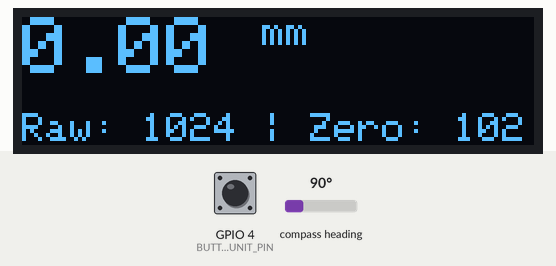
A program run on a simulated ESP32. On the bench: 128×32 one-colour display. Wiring (inferred from the names in the program): AS5600 angle sensor at I2C address 0x36. Inputs (shaded band) come from the test bench; at power-on: GPIO 4 (BUTTON_UNIT_PIN) HIGH, compass heading 90°. What the program prints to the serial monitor is not drawn.

Above: at 2.9 s.
3.0 s: GPIO 4 (BUTTON_UNIT_PIN) pulled LOW for 0.15 s
At 4.2 s:
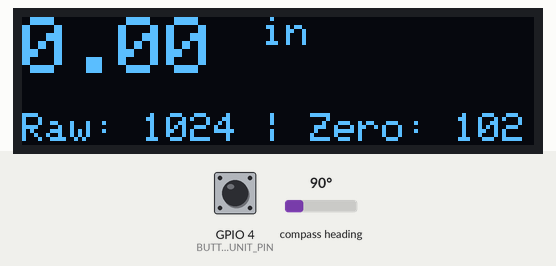
4.6 s: compass heading set to 7°
At 5.0 s:
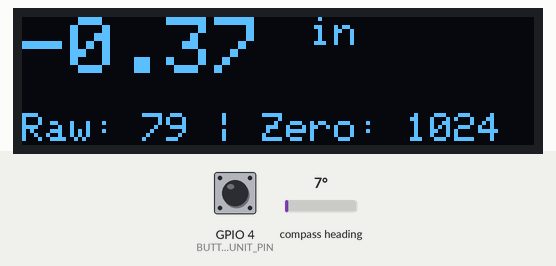
6.1 s: GPIO 4 (BUTTON_UNIT_PIN) pulled LOW for 1 s
At 6.5 s:
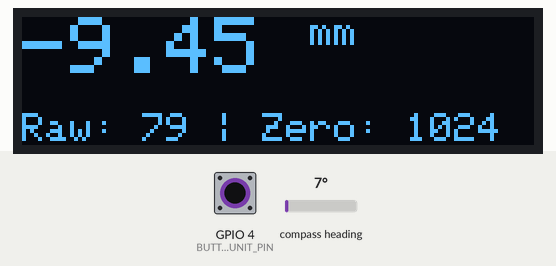
8.6 s: compass heading set to 180°
At 9.2 s:
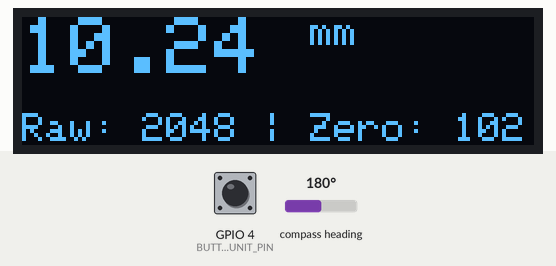
10.1 s: compass heading set to 269°
At 10.9 s:
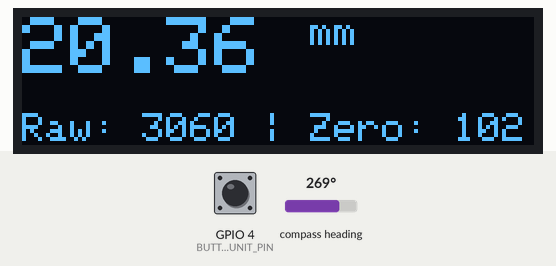
Timing chart, 0 to 12.6 s (numbered marks = the images above; inputs shaded):
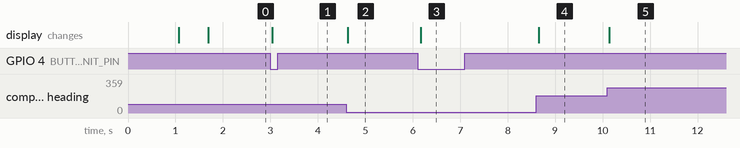

The program:

main.cpp
```cpp
/*
 * ESP32 Ride Height Gauge
 *
 * Reads AS5600 magnetic angle sensor and displays calculated ride height
 * on SSD1306 OLED display (0.91" 128x32)
 *
 * Hardware:
 * - ESP32 DevKit (WROOM)
 * - AS5600 I2C angle sensor (0x36)
 * - SSD1306 OLED 0.91" 128x32 (0x3C)
 * - Button 1: ZERO (active-low, GPIO 0)
 * - Button 2: UNIT toggle (active-low, GPIO 4) - optional
 *
 * Wiring:
 * - AS5600: VCC -> 3.3V, GND -> GND, SDA -> GPIO 21, SCL -> GPIO 22
 * - OLED: VCC -> 3.3V, GND -> GND, SDA -> GPIO 21, SCL -> GPIO 22
 * - Button 1: One side to GPIO 0, other side to GND (internal pullup enabled)
 * - Button 2: One side to GPIO 4, other side to GND (internal pullup enabled)
 */

#include <Wire.h>
#include <Adafruit_SSD1306.h>
#include <Adafruit_GFX.h>

// ============================================================================
// CONFIGURATION
// ============================================================================

// I2C Configuration
#define I2C_SDA_PIN 21
#define I2C_SCL_PIN 22
#define AS5600_ADDRESS 0x36
#define OLED_ADDRESS 0x3C  // Change to 0x3D if your OLED uses that address

// Button Pins (active-low with internal pullup)
#define BUTTON_ZERO_PIN 0
#define BUTTON_UNIT_PIN 4  // Set to -1 to disable unit toggle button

// Display Configuration
#define SCREEN_WIDTH 128
#define SCREEN_HEIGHT 32
#define OLED_RESET -1  // Reset pin not used on I2C OLEDs

// Calibration Constants
#define MM_PER_COUNT 0.01f  // Adjust this based on your mechanism
                            // Example: 0.01 means 1 count = 0.01mm
                            // To calibrate: measure actual height change vs counts change
                            // MM_PER_COUNT = (height_change_mm) / (counts_change)

#define INVERT_DIRECTION false  // Set to true if height decreases when angle increases

// AS5600 Register Addresses
#define AS5600_REG_ZMCO 0x00         // ZMCO register (read-only, can test communication)
#define AS5600_REG_STATUS 0x0B       // Status register (check magnet presence)
#define AS5600_REG_RAW_ANGLE_H 0x0C  // High byte of raw angle (12-bit)
#define AS5600_REG_RAW_ANGLE_L 0x0D  // Low byte of raw angle

// Display Update
#define DISPLAY_UPDATE_RATE_MS 50  // ~20 Hz
#define DISPLAY_THRESHOLD 0.01f    // Only update display if change > threshold
#define DISPLAY_FORCE_UPDATE_MS 500  // Force update every 500ms even if no change

// Button Debouncing
#define DEBOUNCE_MS 50

// ============================================================================
// GLOBAL OBJECTS
// ============================================================================

Adafruit_SSD1306 display(SCREEN_WIDTH, SCREEN_HEIGHT, &Wire, OLED_RESET);

// ============================================================================
// GLOBAL STATE
// ============================================================================

int16_t zeroOffsetCounts = 0;  // Calibrated zero position
bool useMetric = true;          // true = mm, false = inches
bool oledPresent = false;

// Button state
unsigned long lastButtonZeroTime = 0;
unsigned long lastButtonUnitTime = 0;
bool lastButtonZeroState = HIGH;
bool lastButtonUnitState = HIGH;

// Display update
unsigned long lastDisplayUpdate = 0;
unsigned long lastForceDisplayUpdate = 0;
float lastDisplayedHeight = -999.0f;

// ============================================================================
// AS5600 FUNCTIONS
// ============================================================================

/**
 * Read raw angle from AS5600 (0-4095)
 * Returns -1 on error
 */
int16_t readAngleRaw() {
  // Add delay before I2C operations to ensure sensor is ready
  delayMicroseconds(1000);  // Increased delay for stability

  // Try reading RAW_ANGLE register (0x0C) - standard I2C read sequence
  Wire.beginTransmission(AS5600_ADDRESS);
  Wire.write(AS5600_REG_RAW_ANGLE_H);  // Set register pointer to 0x0C
  uint8_t error = Wire.endTransmission();  // Send stop bit

  if (error != 0) {
    static unsigned long lastErrorPrint = 0;
    unsigned long now = millis();
    if (now - lastErrorPrint > 2000) {
      Serial.print("[DEBUG] readAngleRaw() - Register 0x0C write error: ");
      Serial.print(error);
      Serial.print(" at address 0x");
      Serial.println(AS5600_ADDRESS, HEX);
      Serial.println("[DEBUG] AS5600 detected but register write failing. Check magnet distance/position.");
      lastErrorPrint = now;
    }
    return -1;  // I2C error
  }

  // Small delay before read
  delayMicroseconds(100);

  // Request 2 bytes from sensor
  uint8_t bytesReceived = Wire.requestFrom((uint8_t)AS5600_ADDRESS, (uint8_t)2);
  if (bytesReceived != 2) {
    static unsigned long lastErrorPrint = 0;
    unsigned long now = millis();
    if (now - lastErrorPrint > 2000) {
      Serial.print("[DEBUG] readAngleRaw() - Failed to receive 2 bytes. Received: ");
      Serial.print(bytesReceived);
      Serial.println(" bytes");
      lastErrorPrint = now;
    }
    return -1;  // Failed to read 2 bytes
  }

  uint8_t highByte = Wire.read();
  uint8_t lowByte = Wire.read();

  // AS5600 RAW_ANGLE register (0x0C/0x0D) contains 12-bit value
  // High byte: bits 11-4 (in lower 8 bits of high byte)
  // Low byte: bits 3-0 (in lower 4 bits of low byte), bits 7-4 are 0
  // Combined: bits [11:0] contain the 12-bit angle value
  uint16_t rawAngle = ((uint16_t)highByte << 8) | lowByte;
  rawAngle = rawAngle & 0x0FFF;  // Mask to 12 bits (0-4095)

  // Log successful reads occasionally
  static unsigned long lastSuccessPrint = 0;
  unsigned long now = millis();
  if (now - lastSuccessPrint > 5000) {  // Print success every 5 seconds
    Serial.print("[DEBUG] readAngleRaw() - SUCCESS! Read angle: ");
    Serial.println(rawAngle);
    lastSuccessPrint = now;
  }

  return (int16_t)rawAngle;
}

/**
 * Calculate height in mm from angle counts
 * Handles wrap-around at 0/4095 boundary
 */
float calculateHeightMM(int16_t currentCounts) {
  // Calculate delta from zero position
  int16_t delta = currentCounts - zeroOffsetCounts;

  // Handle wrap-around (assuming rotation < 180°, so max delta is ~2048)
  // If delta is very large, we likely wrapped around
  if (delta > 2048) {
    delta = delta - 4096;  // Wrap backwards
  } else if (delta < -2048) {
    delta = delta + 4096;  // Wrap forwards
  }

  // Apply direction inversion if needed
  if (INVERT_DIRECTION) {
    delta = -delta;
  }

  // Convert to height
  float height = (float)delta * MM_PER_COUNT;

  return height;
}

// ============================================================================
// DISPLAY FUNCTIONS
// ============================================================================

void initDisplay() {
  Serial.println("\n[DEBUG] Starting OLED initialization...");
  Serial.print("[DEBUG] Attempting to initialize OLED at address 0x");
  Serial.println(OLED_ADDRESS, HEX);

  oledPresent = display.begin(SSD1306_SWITCHCAPVCC, OLED_ADDRESS);

  Serial.print("[DEBUG] display.begin() returned: ");
  Serial.println(oledPresent ? "TRUE (success)" : "FALSE (failed)");

  if (oledPresent) {
    Serial.println("[DEBUG] OLED initialized, clearing and drawing init screen...");
    display.clearDisplay();
    display.setTextColor(SSD1306_WHITE);
    display.setTextSize(1);
    display.setCursor(0, 0);
    display.println("Ride Height");
    display.println("Initializing...");
    display.display();
    Serial.println("[DEBUG] Init screen displayed, waiting 500ms...");
    delay(500);
    Serial.println("[DEBUG] OLED initialization complete.");
  } else {
    Serial.println("[DEBUG] ERROR: OLED not found! Continuing with Serial output only.");
  }
}

void updateDisplay(float heightMM, bool forceUpdate = false) {
  if (!oledPresent) {
    return;
  }

  // Only update if change is significant (reduce flicker) or if forced
  float heightDiff = abs(heightMM - lastDisplayedHeight);
  if (!forceUpdate && heightDiff < DISPLAY_THRESHOLD &&
      lastDisplayedHeight != -999.0f) {
    return;
  }

  lastDisplayedHeight = heightMM;

  display.clearDisplay();

  // Convert to display unit
  float displayValue = useMetric ? heightMM : (heightMM / 25.4f);
  const char* unit = useMetric ? "mm" : "in";

  // Display main height value (large)
  display.setTextSize(2);
  display.setCursor(0, 0);
  display.print(displayValue, 2);
  display.print(" ");
  display.setTextSize(1);
  display.print(unit);

  // Display debug info (small, bottom line)
  int16_t rawCounts = readAngleRaw();

  display.setTextSize(1);
  display.setCursor(0, 24);
  if (rawCounts >= 0) {
    display.print("Raw: ");
    display.print(rawCounts);
    display.print(" | Zero: ");
    display.print(zeroOffsetCounts);
  } else {
    display.print("SENSOR ERR");
  }

  display.display();
}

// ============================================================================
// BUTTON HANDLING
// ============================================================================

void handleButtons() {
  unsigned long now = millis();

  // ZERO Button
  bool currentZeroState = digitalRead(BUTTON_ZERO_PIN);
  if (currentZeroState == LOW && lastButtonZeroState == HIGH) {
    // Button just pressed
    if (now - lastButtonZeroTime > DEBOUNCE_MS) {
      int16_t currentCounts = readAngleRaw();
      if (currentCounts >= 0) {
        zeroOffsetCounts = currentCounts;
        Serial.print("Zero set to: ");
        Serial.println(zeroOffsetCounts);

        // Update display immediately
        float height = calculateHeightMM(currentCounts);
        updateDisplay(height);
      }
      lastButtonZeroTime = now;
    }
  }
  lastButtonZeroState = currentZeroState;

  // UNIT Button (if enabled)
  if (BUTTON_UNIT_PIN >= 0) {
    bool currentUnitState = digitalRead(BUTTON_UNIT_PIN);
    if (currentUnitState == LOW && lastButtonUnitState == HIGH) {
      // Button just pressed
      if (now - lastButtonUnitTime > DEBOUNCE_MS) {
        useMetric = !useMetric;
        Serial.print("Unit changed to: ");
        Serial.println(useMetric ? "mm" : "in");

        // Force display update
        lastDisplayedHeight = -999.0f;
        lastButtonUnitTime = now;
      }
    }
    lastButtonUnitState = currentUnitState;
  }
}

// ============================================================================
// I2C SCAN
// ============================================================================

void scanI2C() {
  Serial.println("Scanning I2C bus...");
  byte found = 0;

  for (byte address = 1; address < 127; address++) {
    Wire.beginTransmission(address);
    byte error = Wire.endTransmission();

    if (error == 0) {
      Serial.print("I2C device found at address 0x");
      if (address < 16) Serial.print("0");
      Serial.print(address, HEX);
      Serial.println();

      if (address == AS5600_ADDRESS) {
        Serial.println("  -> AS5600 detected!");
      } else if (address == OLED_ADDRESS || address == 0x3D) {
        Serial.println("  -> OLED detected!");
      }

      found++;
    }
  }

  if (found == 0) {
    Serial.println("No I2C devices found!");
  } else {
    Serial.print("Found ");
    Serial.print(found);
    Serial.println(" device(s).");
  }
}

// ============================================================================
// SETUP
// ============================================================================

void setup() {
  Serial.begin(115200);
  delay(1000);

  Serial.println("\n=== ESP32 Ride Height Gauge ===");

  // Initialize I2C
  Wire.begin(I2C_SDA_PIN, I2C_SCL_PIN);
  Wire.setClock(50000);  // 50kHz I2C speed (very slow for maximum reliability)

  // Scan I2C bus
  scanI2C();

  // Initialize display
  initDisplay();

  // Initialize buttons
  pinMode(BUTTON_ZERO_PIN, INPUT_PULLUP);
  if (BUTTON_UNIT_PIN >= 0) {
    pinMode(BUTTON_UNIT_PIN, INPUT_PULLUP);
  }

  // Read initial angle to set zero (optional - user can press button instead)
  int16_t initialCounts = readAngleRaw();
  if (initialCounts >= 0) {
    zeroOffsetCounts = initialCounts;
    Serial.print("Initial zero set to: ");
    Serial.println(zeroOffsetCounts);

    // Update display with initial reading (after a small delay to ensure display is ready)
    if (oledPresent) {
      Serial.println("[DEBUG] OLED is present, preparing initial display update...");
      delay(100);  // Give display time to be ready
      float initialHeight = calculateHeightMM(initialCounts);
      Serial.print("[DEBUG] Calculated initial height: ");
      Serial.println(initialHeight, 3);
      lastDisplayedHeight = -999.0f;  // Force display update
      Serial.println("[DEBUG] Calling updateDisplay() with initial height...");
      updateDisplay(initialHeight, true);  // Force initial update
      lastForceDisplayUpdate = millis();  // Initialize force update timer
      Serial.println("[DEBUG] Initial display update complete.");
    } else {
      Serial.println("[DEBUG] OLED not present, skipping initial display update.");
    }
  } else {
    Serial.println("WARNING: Could not read AS5600 on startup!");
  }

  lastDisplayUpdate = millis();  // Initialize display update timer

  Serial.println("Setup complete. Press ZERO button to calibrate.");
  Serial.println("Press UNIT button to toggle mm/inch.");
}

// ============================================================================
// MAIN LOOP
// ============================================================================

void loop() {
  unsigned long now = millis();

  // Handle button presses
  handleButtons();

  // Update display at regular interval
  unsigned long timeSinceLastUpdate = now - lastDisplayUpdate;
  if (timeSinceLastUpdate >= DISPLAY_UPDATE_RATE_MS) {
    int16_t currentCounts = readAngleRaw();

    if (currentCounts >= 0) {
      float heightMM = calculateHeightMM(currentCounts);

      // Force update periodically even if value hasn't changed much
      unsigned long timeSinceForceUpdate = now - lastForceDisplayUpdate;
      bool forceUpdate = (timeSinceForceUpdate >= DISPLAY_FORCE_UPDATE_MS);
      if (forceUpdate) {
        lastForceDisplayUpdate = now;
      }

      updateDisplay(heightMM, forceUpdate);

      // Also print to Serial for debugging
      Serial.print("Counts: ");
      Serial.print(currentCounts);
      Serial.print(" | Height: ");
      Serial.print(heightMM, 2);
      Serial.print(" mm (");
      Serial.print(heightMM / 25.4f, 3);
      Serial.println(" in)");
    } else {
      // Sensor error - only print occasionally to avoid spam
      static unsigned long lastErrorPrint = 0;
      if (now - lastErrorPrint > 1000) {  // Print error max once per second
        Serial.println("[DEBUG] ERROR: Failed to read AS5600 in main loop!");
        lastErrorPrint = now;
      }

      if (oledPresent) {
        static unsigned long lastErrorDisplay = 0;
        // Only update error display occasionally to reduce flicker
        if (now - lastErrorDisplay > 500) {
          display.clearDisplay();
          display.setTextSize(1);
          display.setCursor(0, 10);
          display.println("SENSOR ERR");
          display.print("Magnet needed");
          display.display();
          lastErrorDisplay = now;
        }
      }
    }

    lastDisplayUpdate = now;
  }

  delay(10);  // Small delay to prevent watchdog issues
}
```

Measured:
- after the input at 3.0 s, the display: changes at once (image 1)
- after the input at 4.6 s, the display: changes at once (image 2)
- after the input at 6.1 s, the display: changes after 0.07 s (image 3)
- after the input at 8.6 s, the display: changes after 0.06 s (image 4)
- after the input at 10.1 s, the display: changes at once (image 5)
